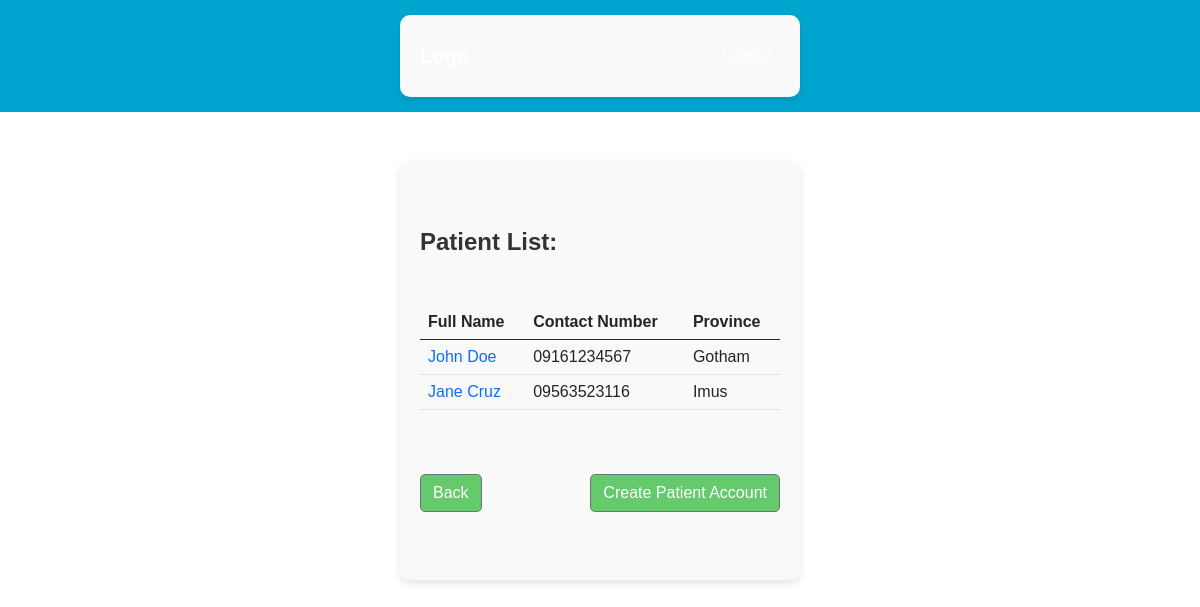
Before: /patients (signed in) with the older database file.
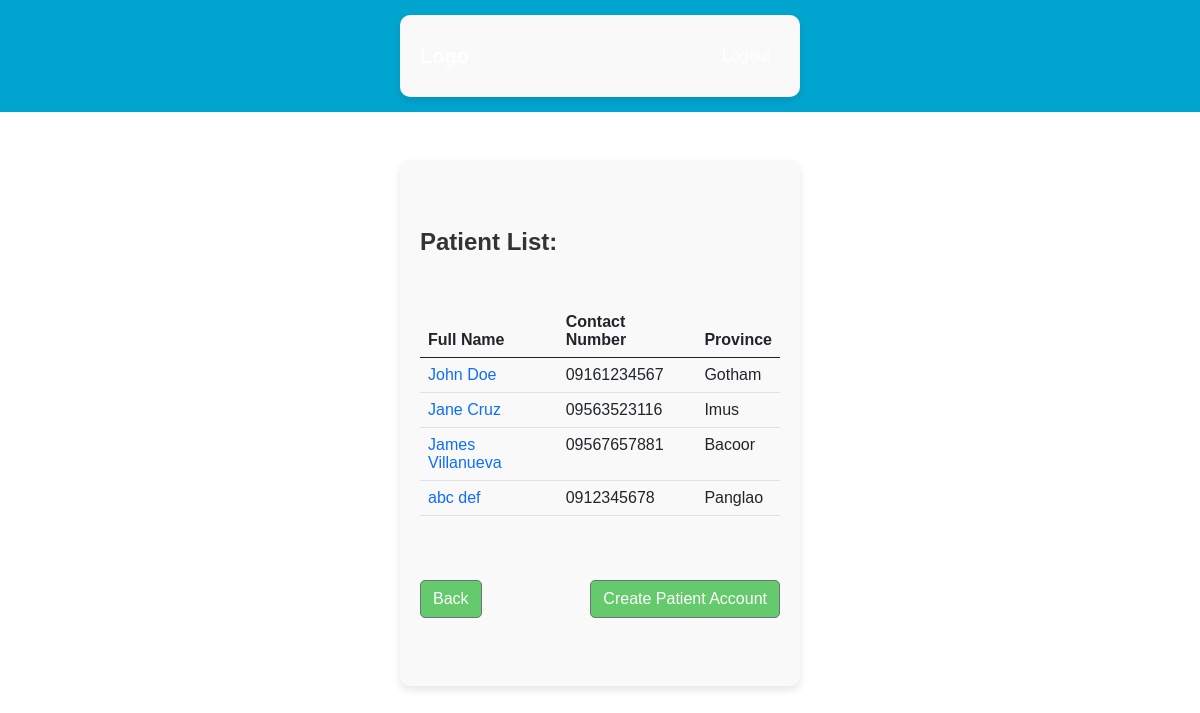
After: the same page with the newer database file.
### patients/models.py (models this page shows, shortened)
class PatientInformation(models.Model):
    account_id = models.ForeignKey(User, on_delete=models.CASCADE, related_name="information")
    first_name = models.CharField(max_length=50)
    last_name = models.CharField(max_length=50)
    date_of_birth = models.DateField()
    contact_number = models.CharField(max_length=15)
    city = models.CharField(max_length=50)
    province = models.CharField(max_length=50)
    condition = models.CharField(max_length=50)
    guardian = models.ForeignKey(Guardian, on_delete=models.CASCADE, related_name="patients", null=True)
    class Meta:
        verbose_name = "Patient Information"
        verbose_name_plural = "Patients Information"
        indexes = [
        models.Index(fields=['account_id']),
        models.Index(fields=['guardian']),
    ]

### patients/views.py (the view)
# urls.py: path('patients', views.PatientsListView.as_view(), name="patients.list"),
class PatientsListView(LoginRequiredMixin, UserRoleMixin, ListView):
    model = PatientInformation
    context_object_name = "patients"
    template_name = "patients/patients_list.html"
    def get_queryset(self):
        user = self.request.user
        if user.groups.filter(name='Patient').exists():
            raise PermissionDenied
        return self.get_role_based_queryset(PatientInformation)
    def get_context_data(self, **kwargs):
        context = super().get_context_data(**kwargs)
        return context

### core/mixins.py (called while the page is built)
    def get_context_data(self, **kwargs):
        context = super().get_context_data(**kwargs)
        user = self.request.user
        context['is_patient'] = user.groups.filter(name='Patient').exists()
        context['is_guardian'] = user.groups.filter(name='Guardian').exists()
        context['is_assistant'] = user.groups.filter(name='Assistant').exists()
        context['is_therapist'] = user.groups.filter(name='Therapist').exists()
        context['is_administrator'] = user.groups.filter(name='Administrator').exists()
        return context

    def get_role_based_queryset(self, model_class):
        user = self.request.user
        if user.groups.filter(name__in=['Therapist', 'Assistant', 'Administrator']).exists():
            return model_class.objects.all()
        elif user.groups.filter(name='Patient').exists():
            return model_class.objects.filter(account_id=user)
        elif user.groups.filter(name='Guardian').exists():
            try:
                guardian = Guardian.objects.get(user=user)
                return model_class.objects.filter(guardian=guardian)
            except Guardian.DoesNotExist:
                return model_class.objects.none()
        else:
            raise Http404("You do not have permission to view these records.")

### patients/templates/patients/patients_list.html (shortened to what this page needs)
{% extends "base.html" %}
{% block content %}
  <h1 class="my-5 fw-bold">Patient List:</h1>
  <table class="table">
    <thead>
      <tr>
        <th>Full Name</th>
        <th>Contact Number</th>
        <th>Province</th>
      </tr>
    </thead>
    <tbody>
      {% for patient in patients %}
        <tr>
          <td>
            <a href="{% url 'patients.details' pk=patient.id %}" class="text-blue text-decoration-none">
              {{ patient.first_name }} {{ patient.last_name }}
            </a>
          </td>
          <td>{{ patient.contact_number }}</td>
          <td>{{ patient.city }}</td>
        </tr>
      {% endfor %}
    </tbody>
  </table>
  <div class="d-flex justify-content-between"> <a href="{% url 'welcome' %}" class="btn btn-secondary my-5">Back</a>
    {% if is_therapist or is_administrator %}
      <a href="{% url 'account_signup' %}" class="btn btn-secondary my-5">Create Patient Account</a>
    {% endif %}
  </div>
{% endblock %}

### static/templates/base.html (shortened to what this page needs)
{% load static %}
<html>
    <head>
        <link href="https://cdn.jsdelivr.net/npm/bootstrap@5.0.2/dist/css/bootstrap.min.css" rel="stylesheet">
        <link rel="stylesheet" type="text/css" href="{% static 'css/style_portal.css' %}">
    </head>
    <body>
        <nav class="navbar navbar-expand-lg">
            <div class="container">
                <a class="navbar-brand" href="{% url 'home' %}">Logo</a>
                <div class="collapse navbar-collapse" id="navbarNav">
                    <ul class="navbar-nav ms-auto">
                        {% if user.is_authenticated %}
                            <li class="nav-item">
                                <form id="logout-form" method="POST" action="{% url 'account_logout' %}" style="display: inline;">
                                    <button type="submit" class="btn btn-link nav-link">Logout</button>
                                </form>
                            </li>
                        {% else %}
                            <li class="nav-item">
                                <a class="nav-link" href="{% url 'account_login' %}">Login</a>
                            </li>
                        {% endif %}
                    </ul>
                </div>
            </div>
        </nav>
        <div class="my-5 text-center container">
            {% block content %}
            {% endblock %}
        </div>
    </body>
</html>

### static/css/style_portal.css (style rules this page uses)
html, body { height: 100%; margin: 0; font-family: Verdana, Geneva, Tahoma, sans-serif; }
.navbar { padding: 15px 20px; background-color: #00A5CF; }
.navbar-nav .nav-link { color: white; margin-left: 20px; }
.navbar-brand { color: rgb(255, 255, 255); font-weight: bold; }
.container { max-width: 400px; margin: 0 auto; padding: 20px; background-color: #f9f9f9; border-radius: 10px; box-shadow: 0 4px 8px rgba(0, 0, 0, 0.1); font-family: Arial, sans-serif; }
.container h1 { font-size: 24px; font-weight: bold; margin-bottom: 15px; text-align: left; color: #333; }
h1 { color: #007bff; text-align: center; }
.btn { border-radius: 5px; }
.btn-secondary { background-color: #64CA6C; border-radius: 5px; }
form { display: flex; flex-direction: column; }

Changed rows visible on the page:
added PatientInformation: first_name "James", last_name "Villanueva", contact_number "09567657881", city "Bacoor"
added PatientInformation: first_name "abc", last_name "def", contact_number "0912345678", city "Panglao"
